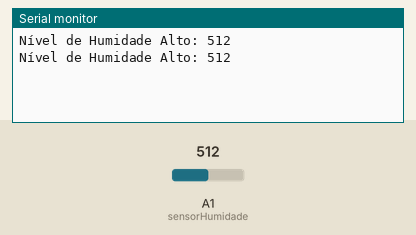
A sketch run on a simulated Arduino Nano, built with avr-gcc and run on an emulated ATmega328P. Shown: the last lines printed to the serial monitor. Inputs (shaded band) come from the test bench; at power-on: A1 (sensorHumidade) = 512.

Above: at 2.8 s.
2.9 s: A1 (sensorHumidade) set to 485
At 3.6 s:
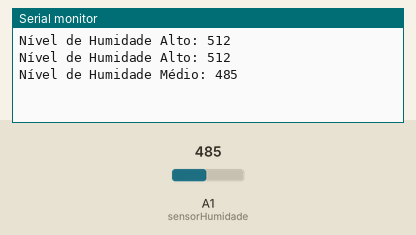
5.5 s: A1 (sensorHumidade) set to 257
At 6.8 s:
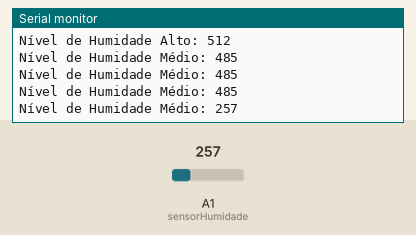
7.0 s: A1 (sensorHumidade) set to 238
At 7.8 s:
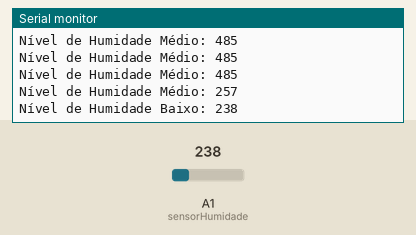

Measured:
- the behaviour switches between 500 and 499 on A1 (sensorHumidade) (found by bisection; images 0 and 1)
- the behaviour switches between 250 and 249 on A1 (sensorHumidade) (found by bisection; images 2 and 3)
- after the input at 2.9 s, the serial monitor: prints a new line after 0.10 s (image 1)
- after the input at 5.5 s, the serial monitor: prints a new line after 0.51 s (image 2)
- after the input at 7.0 s, the serial monitor: prints a new line at once (image 3)

The sketch:

Sensor_Humidade.ino
```cpp
#define sensorHumidade A1 // Sensor de humidade de solo do módulo
unsigned long tempoAnterior = 0; // Variável utilizada para guardar o tempo anterior
unsigned long intervalo = 1000; // Intervalo de tempo em MS para cada leituraa
void setup() {
  Serial.begin(9600); // Inicialização da comunicação serial

}
void loop() {
  unsigned long tempoAtual = millis(); // Realizamos a leitura atual do tempo em que o nosso Arduino Nano está ligado
  if (tempoAtual-tempoAnterior > intervalo){ // Pequena lógica para realizar leituras temporizadas sem parar o microcontrolador
      tempoAnterior =tempoAtual; // Guardamos o tempo anterior como o ultimo intervalo de tempo lido
      int leitura = analogRead(sensorHumidade); // Leitura dos dados analógicos vindos do sensor de umidade de solo

      if (leitura<=1023 && leitura>=500){ // Se a leitura feita for um valor entre 1023 e 682 podemos definir que o solo está com uma baixa condutividade, logo a planta deve ser regada
        Serial.print("Nível de Humidade Alto: ");
        Serial.println(leitura);
      }else{
        if (leitura<=500 && leitura>=250){ // Se a leitura feita for um valor entre 681 e 341 podemos definir que o solo está com um nível médio de humidade, logo dependendo da planta pode ou não ser vantajoso regar
        Serial.print("Nível de Humidade Médio: ");
        Serial.println(leitura);
        }
        else{
          if (leitura<=250 && leitura>=0){ // Se a leitura feita for um valor entre 0 e 340 podemos definir que o solo está com um nível aceitável de humidade, logo talvez não seja interessante regar neste momento
            Serial.print("Nível de Humidade Baixo: ");
            Serial.println(leitura);
          }
        }
      }
  }
}
```
